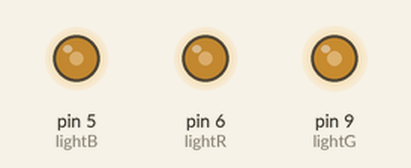
The sketch below on a simulated Arduino Uno, built with avr-gcc and run on an emulated ATmega328P. Parts: output pins drawn as LEDs (lit = HIGH).

Above: at 0.1 s.
Timing chart, 0 to 1.6 s (numbered marks = the images above):
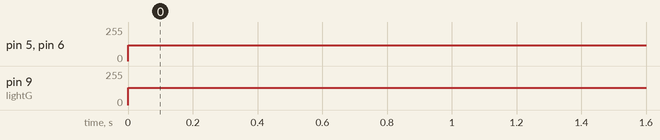

Measured:
- by itself, pin 5 (lightB), pin 6 (lightR): 0/255 → 120/255 at 0.00 s
- by itself, pin 9 (lightG): 0/255 → 130/255 at 0.00 s

The sketch:

sketch_feb22a.ino
```cpp
/*


*/

int lightB = 5;
int lightG = 9;
int lightR = 6;
int speedL= 250;
int red = 120;
int green=130;
int blue=120;

void setup() {

pinMode(lightR,OUTPUT);
pinMode(lightG,OUTPUT);
pinMode(lightB,OUTPUT);
Serial.begin(19200);

}

void loop() {
analogWrite(lightR,red);
analogWrite(lightG,green);
analogWrite(lightB,blue);


}
```
